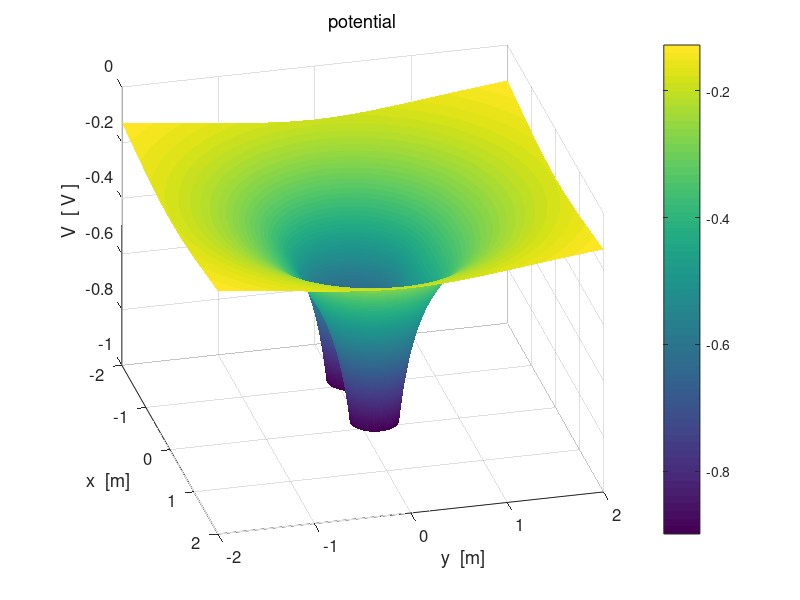

The MATLAB script that drew this image: (Note: this script raises an error after producing the figure.)
% cemVE03.m
% 25 April 2016
% Ian Cooper
% School of Physics, University of Sydney
% ../mphome.htm

% Potential and Electric Field in [2D] region
% 2 charges placesd along X axis
% Dipole / charges of the same charge / charges of different magnitudes
% For different charge distributions you need to modify the code for
     % figure 6 - need to adjust the starting postions of the streamlines
     % need more streamlines for the higer charge --> 
     % density of electric lines proportion to strength of electric field


clear all
close all
clc
tic



% INPUTS  ================================================================

% Number of grid point    [N = 1001]
   N = 1001;
   
% Charge  Q = [10, 0, 0, 0, 0] 
   Q = [-20, -20, 0, 0, 0] .* 1e-6;
   
% Radius of circular charged conductor;   
   a = 0.2;
   
% X & Y components of position of charges  [0, 0, 0, 0, 0]
   xC = [-0.5,  0.5,  0.5, -0.5, 0];
   yC = [ 0,    0,    0,    0,   0];

% 5 random charges   uncomment to run the program for 5 random charges
%   Q = (1 + 9 .* rand(5,1)) .* 1e-6;
%   xC = -2 + 4 .* rand(5,1); 
%   yC = -2 + 4 .* rand(5,1); 

% constants
   eps0 = 8.854e-12;
   kC = 1/(4*pi*eps0);
   
% Dimensions of region / saturation levels
%   [dimensions of region -2 to 2 / minR = 1e-6 / Esat = 1e6 / Vsat = 1e6]
   minX = -2;  
   maxX =  2;
   minY = -2;
   maxY =  2;
   minR = 1e-6;
   minRx = 1e-6;
   minRy = 1e-6;
   Vsat = kC * max(abs(Q)) / a;
   Esat = kC * max(abs(Q)) / a^2;
   
% SETUP  =================================================================
   
  % fields
    V = zeros(N,N);
    Ex = zeros(N,N); Ey = zeros(N,N);
  % [2D] region
    x  = linspace(minX,maxX,N);
    y = linspace(minY, maxY,N);
    
  % color of charged object  +  red   /   - black
    col1 = [1 0 0];
    col2 = [0 0 0];
    %if Q(1) < 0; col1 = [0 0 0]; end;
        
  % grid positions
    [xG, yG] = meshgrid(x,y);


% CALCULATION: POTENTIAL & ELECTRIC FIELD ================================

for n = 1 : 2
   Rx = xG - xC(n);
   Ry = yG - yC(n);
   
   index = find(abs(Rx)+ abs(Ry) == 0); 
   Rx(index) = minRx;  Ry(index) = minRy;
   
   R = sqrt(Rx.^2 + Ry.^2);
   R(R==0) = minR;
   V = V + kC .* Q(n) ./ (R);
   
   R3 = R.^3;
   Ex = Ex + kC .* Q(n) .* Rx ./ R3;
   Ey = Ey + kC .* Q(n) .* Ry ./ R3;
end

   if max(max(V)) >=  Vsat; V(V > Vsat)  = Vsat; end;
   if min(min(V)) <= -Vsat; V(V < -Vsat) = -Vsat; end;

   E = sqrt(Ex.^2 + Ey.^2);
   if max(max(E)) >=  Esat; E(E >  Esat)  =  Esat; end;
   if min(min(E)) <= -Esat; E(E < -Esat)  = -Esat; end;
   
   if max(max(Ex)) >=  Esat; Ex(Ex >  Esat)  =  Esat; end;
   if min(min(Ex)) <= -Esat; Ex(Ex < -Esat)  = -Esat; end;
   
   if max(max(Ey)) >=  Esat; Ey(Ey >  Esat)  =  Esat; end;
   if min(min(Ey)) <= -Esat; Ey(Ey < -Esat)  = -Esat; end;
   

% GRAPHICS ===============================================================

%%

figure(1)   % 11111111111111111111111111111111111111111111111111111111111
   set(gcf,'units','normalized','position',[0.01 0.52 0.23 0.32]);
   surf(xG,yG,V./1e6);
   
   xlabel('x  [m]'); ylabel('y  [m]'); zlabel('V  [ V ]');
   title('potential','fontweight','normal');
   
   rotate3d
   view(76,32);
   set(gca,'fontsize',12)
   set(gca,'xLim',[-2, 2]); set(gca,'yLim',[-2, 2]);
   
   shading interp;
   h = colorbar;
   h.Label.String = 'V   [ MV ]';
   colormap(parula);
   axis square
   box on

%%   
figure(2)   %2222222222222222222222222222222222222222222222222222222222222
   set(gcf,'units','normalized','position',[0.25 0.52 0.23 0.32]);
   zP = V./1e6;
   contourf(xG,yG,zP,16);
   %set(gca,'xLim',[-5,5]); set(gca,'yLim', [-5, 5]);
   %set(gca,'xTick',-5:5); set(gca,'yTick', -5:5);
   hold on
   
   % charged conductors 
      col = col1;
      if Q(1) < 0; col = col2; end;
      
      pos1 = [-a+xC(1), -a, 2*a, 2*a];
      h = rectangle('Position',pos1,'Curvature',[1,1]);
      set(h,'FaceColor',col,'EdgeColor',col);
      col = col1;
      if Q(2) < 0; col = col2; end;
      pos2 = [-a-xC(1), -a, 2*a, 2*a];
      h = rectangle('Position',pos2,'Curvature',[1,1]);
      set(h,'FaceColor',col,'EdgeColor',col);
   
   xlabel('x  [m]'); ylabel('y  [m]');
   title('potential','fontweight','normal');
      
   shading interp
   h = colorbar;
   h.Label.String = 'V   [ MV ]';
   colormap(parula);
   
   
   set(gca,'fontsize',12);
   axis square
   box on

%%

figure(3)   % 33333333333333333333333333333333333333333333333333333333333
   set(gcf,'units','normalized','position',[0.49 0.52 0.23 0.32]);
       c = 0; yStep = zeros(1,5);
       
      for n = ceil(N/2) : ceil(N/10): N
   %  for n = [1 11 21 31 41 51]
        xP = xG(n,:); yP = V(n,:)./1e6;
        plot(xP,yP,'linewidth',2);
        hold on
        c = c+1;
        yStep(c) = yG(n,1);
     end
     
       %tt = num2str(yStep,2);
       %tm1 = 'y  =  ';
       %tm2 = tt;
       %tm = [tm1 tm2];
       tm = 'Potential profiles for different y values';
       xlabel('x  [m]'); ylabel('V  [ MV ]');
       set(gca,'fontsize',12)  
       h_title = title(tm);
       set(h_title,'fontsize',12,'FontWeight','normal');
       %set(gca,'xTick',-5:5);
       tm1 = num2str(yStep(1),2);
       tm2 = num2str(yStep(2),2); tm3 = num2str(yStep(3),2);
       tm4 = num2str(yStep(4),2);  tm5 = num2str(yStep(5),2);
       %tm6 = num2str(yStep(6),3);
       h = legend(tm1,tm2,tm3,tm4,tm5,'Orientation','horizontal');
       set(h,'Location','northOutside');
      % 
%%
figure(4)   % 4444444444444444444444444444444444444444444444444444444444
     set(gcf,'units','normalized','position',[0.73 0.52 0.23 0.32]);
     
     c = 0; yStep = zeros(1,5);
     for n = ceil(N/2) : ceil(N/10): N
   %  for n = [1 11 21 31 41 51]
        xP = xG(n,:); yP = E(n,:)./1e6;
        plot(xP,yP,'linewidth',2);
        hold on
        c = c+1;
        yStep(c) = yG(n,1);
     end
     
    xlabel('x  [m]'); ylabel('| E |  [ MV/m ]');
    tm = '| E | profiles for different y values';
    h = title(tm);
    set(h,'fontsize',12,'FontWeight','normal');
       
    tm1 = num2str(yStep(1),2);
    tm2 = num2str(yStep(2),2); tm3 = num2str(yStep(3),2);
    tm4 = num2str(yStep(4),2);  tm5 = num2str(yStep(5),2);
    h = legend(tm1,tm2,tm3,tm4,tm5);
    set(h,'Orientation','horizontal','Location','northOutside'); 
       
    set(gca,'fontsize',12);
    box on;

%%    
figure(5)   % 5555555555555555555555555555555555555555555555555555555555
set(gcf,'units','normalized','position',[0.01 0.1 0.23 0.32]);
   surf(xG,yG,E./1e6);
   
   xlabel('x  [m]'); ylabel('y  [m]'); zlabel('E  [ V / m ]');
   title('electric field | E |','fontweight','normal');
   
  
   colorbar
   shading interp
   h =  colorbar;
   h.Label.String = '| E |   [ MV/m ]';
   rotate3d
   view(30,50);
   
   axis square
   set(gca,'fontsize',12) 
   box on
   
%%
figure(6)   % 66666666666666666666666666666666666666666666666666666666666
   set(gcf,'units','normalized','position',[0.25 0.1 0.23 0.32]);  
   contourf(xG,yG,V./1e6,12)
      
   xlabel('x  [m]'); ylabel('y  [m]');
   title('potential','fontweight','normal');
  
   hold on
     
   % Electric field lines
   %     need to reverse the direction of streamlines for neg charges
   Ns = abs(Q(2)/Q(1));       % ratio of charges
     % Charge 1 
      ang = pi/6  :pi/6 : 2*pi-pi/6;      % same charge
     % ang = 0:pi/6:2*pi;             % opposite charges        
      
      if Q(1) > 0;
          p3 = Ex; p4 = Ey;
      else 
          p3 = -Ex; p4 = -Ey;
          
      end
      sx = xC(1) + a .* cos(ang); sy = a .* sin(ang);
      %sx(sy==0) = sx(1); sy(sy==0) = sy(1);
      h = streamline(xG,yG,p3,p4,sx,sy);
      set(h,'linewidth',2,'color',[1 1 1]);
          
      % Charge 2 
      ang = pi/6 : pi/(6*Ns) : 2*pi-pi/6;   % unequal charges
      
      if Q(2) > 0;
          p3 = Ex; p4 = Ey;
      else 
          p3 = -Ex; p4 = -Ey;
      end
      
      sx = xC(2) - a .* cos(ang); sy = a .* sin(ang);
      h = streamline(xG,yG,p3,p4,sx,sy);
      set(h,'linewidth',2,'color',[1 1 1]);
      
      % charged conductors
      col = col1;
      if Q(1) < 0; col = col2; end;
      pos1 = [-a+xC(1), -a, 2*a, 2*a];
      h = rectangle('Position',pos1,'Curvature',[1,1]);
      set(h,'FaceColor',col,'EdgeColor',col);
      
      col = col1;
      if Q(2) < 0; col = col2; end;
      pos2 = [-a-xC(1), -a, 2*a, 2*a];
      h = rectangle('Position',pos2,'Curvature',[1,1]);
      set(h,'FaceColor',col,'EdgeColor',col); 
        
   shading interp
   h = colorbar;
   h.Label.String = 'V   [ MV ]';
   h = colormap('parula');
   beta = 0.5;
   brighten(h,beta);
      
   set(gca,'xLim',[minX,maxX]); set(gca,'yLim', [minY, maxY]);
  
   axis square;
   box on;
     
%%
figure(7)   % 7777777777777777777777777777777777777777777777777777777777
   set(gcf,'units','normalized','position',[0.49 0.1 0.23 0.32]);
   pcolor(xG,yG,E./1e6);
   
   xlabel('x  [m]'); ylabel('y  [m]');
   title('electric field | E | ','fontweight','normal');
   
   %set(gca,'xLim',[-5,5]); set(gca,'yLim', [-5, 5]);
   %set(gca,'xTick',-5:5); set(gca,'yTick', -5:5);
   
   shading interp
   h = colorbar;
   h.Label.String = '|E|   [ MV/m ]';
   
   axis square
   set(gca,'fontsize',12)
   box on   
   

 
%%       
figure(8)    % 8888888888888888888888888888888888888888888888888888888888
     set(gcf,'units','normalized','position',[0.73 0.1 0.23 0.32]); 
     hold on
     index1 = 51 : 50 : 951;
     index1 = [index1 500 502];
     index2 = index1;
          
     p1 = xG(index1, index2); p2 = yG(index1, index2);
     
     % scaling of electric field lines: unit length
        p3 = Ex(index1, index2)./(E(index1,index2));
        p4 = Ey(index1, index2)./(E(index1,index2));
     % no scaling of electric field lines
     %  p3 = Ex(index1, index2); p4 = Ey(index1, index2); 
     
     h = quiver(p1,p2,p3,p4,'autoscalefactor',0.8);
     set(h,'color',[0 0 1],'linewidth',1.2)
     
      hold on
      
      % charged conductors
      col = col1;
      if Q(1) < 0; col = col2; end;
      pos1 = [-a+xC(1), -a, 2*a, 2*a];
      h = rectangle('Position',pos1,'Curvature',[1,1]);
      set(h,'FaceColor',col,'EdgeColor',col);
      
      col = col1;
      if Q(2) < 0; col = col2; end;
      pos2 = [-a-xC(1), -a, 2*a, 2*a];
      h = rectangle('Position',pos2,'Curvature',[1,1]);
      set(h,'FaceColor',col,'EdgeColor',col);
     
     xlabel('x  [m]'); ylabel('y  [m]');
     title('direction of scaled E at grid points','fontweight','normal');
     
     set(gca,'xLim',[-2,2]); set(gca,'yLim', [-2, 2]);
     axis([-2 2 -2 2]);
     axis equal
     box on
 
     %%

     toc
     
   
